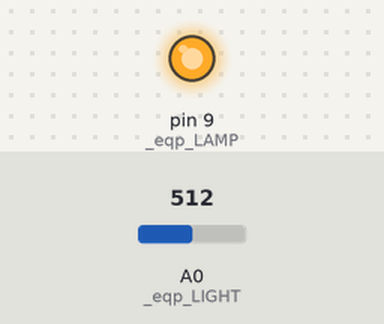
Recording of a sketch running on a simulated Arduino Uno, built with avr-gcc and run on an emulated ATmega328P. On the bench: output pins drawn as LEDs (lit = HIGH). The test bench sets the inputs (shaded band); at power-on: A0 (_eqp_LIGHT) = 512.

Above: at 1.2 s.
1.3 s: A0 (_eqp_LIGHT) set to 582
2.8 s: A0 (_eqp_LIGHT) set to 615
At 3.9 s:
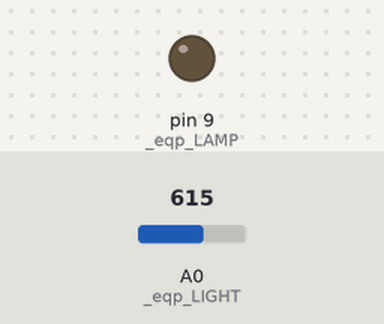
4.3 s: A0 (_eqp_LIGHT) set to 511
At 5.1 s:
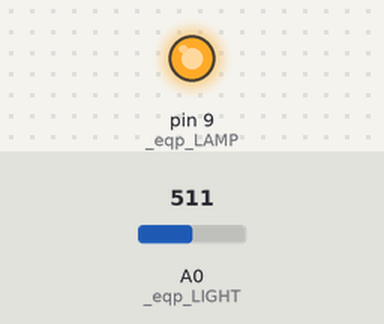
5.8 s: A0 (_eqp_LIGHT) set to 716
At 6.3 s:
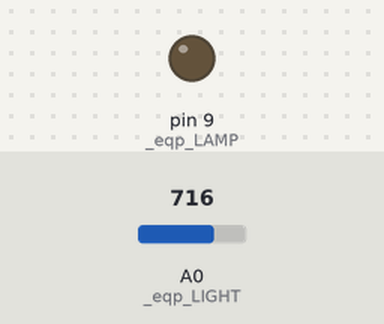
Timing chart, 0 to 8.3 s (numbered marks = the images above; inputs shaded):
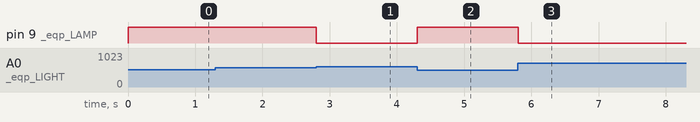

Measured:
- the behaviour switches between 599 and 600 on A0 (_eqp_LIGHT) (found by bisection; images 0 and 1)
- after the input at 1.3 s, every drawn part: stays the same
- after the input at 2.8 s, pin 9 (_eqp_LAMP): HIGH → LOW at once
- after the input at 4.3 s, pin 9 (_eqp_LAMP): LOW → HIGH at once
- after the input at 5.8 s, pin 9 (_eqp_LAMP): HIGH → LOW at once

The sketch:

engineer-quest-current.ino
```cpp
#include <Arduino.h>
#include <stdint.h>
// Fixed teaching runtime. On arithmetic/wait fault, hold outputs until reset.
static void _eqFault() { while (true) { delay(1000UL); } }
static int16_t _eqInt(int32_t value) {
  if (value < -32768L || value > 32767L) _eqFault();
  return (int16_t)value;
}
static int16_t _eqAdd(int16_t a, int16_t b) { return _eqInt((int32_t)a + b); }
static int16_t _eqSub(int16_t a, int16_t b) { return _eqInt((int32_t)a - b); }
static int16_t _eqMul(int16_t a, int16_t b) { return _eqInt((int32_t)a * b); }
static int16_t _eqDiv(int16_t a, int16_t b) { if (b == 0) _eqFault(); return _eqInt((int32_t)a / b); }
static int16_t _eqMod(int16_t a, int16_t b) { if (b == 0) _eqFault(); return _eqInt((int32_t)a % b); }
static int16_t _eqNeg(int16_t a) { return _eqInt(-(int32_t)a); }
static int16_t readAnalog(uint8_t pin) { return _eqInt(analogRead(pin)); }
static bool readDigital(uint8_t pin) { return digitalRead(pin) == HIGH; }
static void writeDigital(uint8_t pin, bool on) { digitalWrite(pin, on ? HIGH : LOW); }
static void waitMs(int16_t ms) { if (ms < 0) _eqFault(); delay((unsigned long)ms); }
static const uint8_t _eqp_LIGHT = A0;
static const uint8_t _eqp_LAMP = 9;
static int16_t _eqv_light = 0;
void setup() {
  pinMode(_eqp_LIGHT, INPUT);
  digitalWrite(_eqp_LAMP, LOW);
  pinMode(_eqp_LAMP, OUTPUT);
}
void loop() {
  const auto _eqt_1 = readAnalog(_eqp_LIGHT);
  _eqv_light = _eqt_1;
  const auto _eqt_3 = _eqv_light;
  const auto _eqt_4 = 600;
  const auto _eqt_2 = (_eqt_3 < _eqt_4);
  if (_eqt_2) {
    const auto _eqt_5 = true;
    writeDigital(_eqp_LAMP, _eqt_5);
  } else {
    const auto _eqt_6 = false;
    writeDigital(_eqp_LAMP, _eqt_6);
  }
  const auto _eqt_7 = 100;
  waitMs(_eqt_7);
}
```
